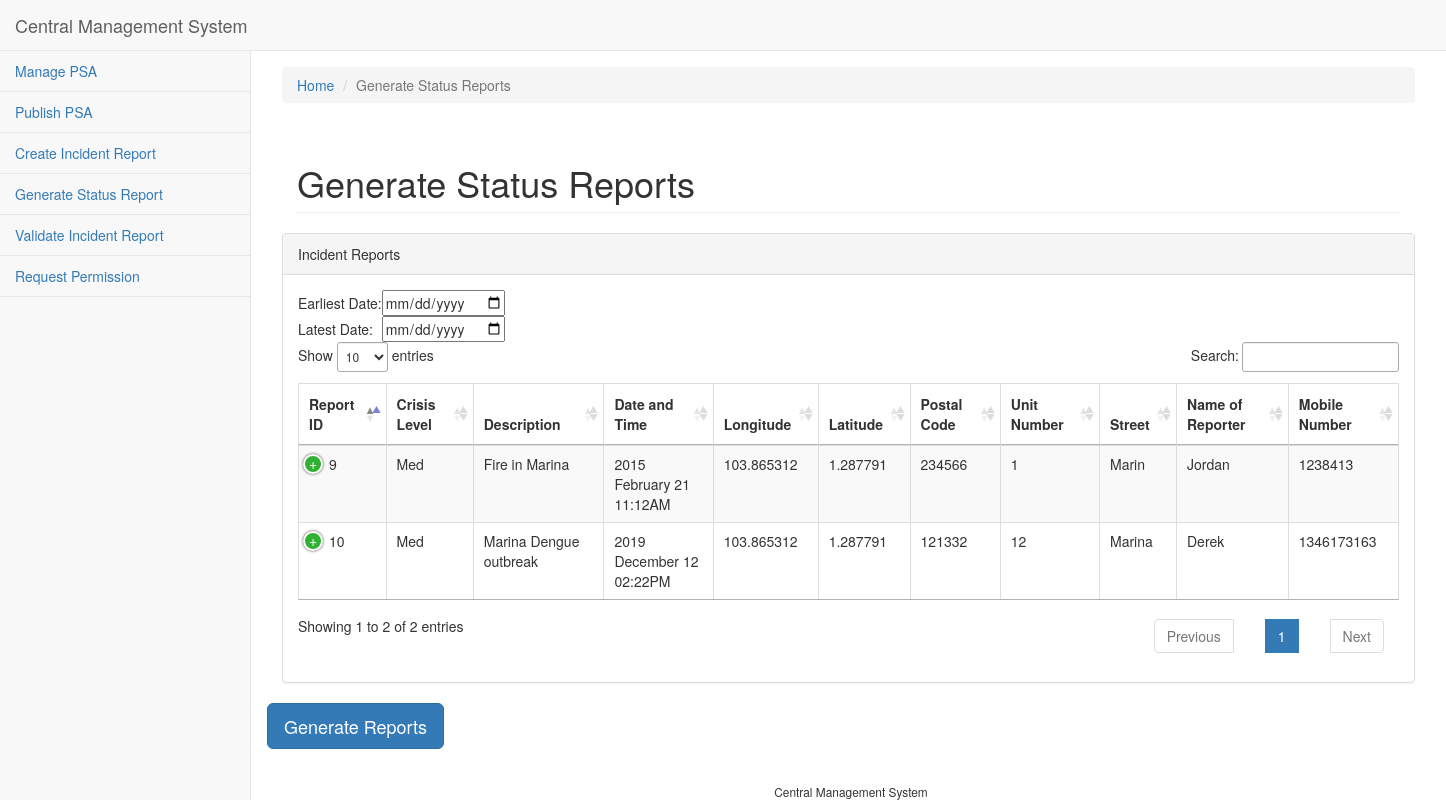
Page /reports/status/ on the committed database.
### scse_cz3003_2018_s1_cms_app/models.py (models this page shows)
class IncidentReport(models.Model):
    id = models.AutoField(primary_key=True)
    name = models.CharField(max_length=128)
    mobile_number = models.IntegerField()
    description = models.CharField(max_length=128)
    date_time = models.DateTimeField()
    postal_code = models.CharField(max_length=128)
    unit_number = models.CharField(max_length=128)
    street = models.CharField(max_length=128)
    longitude = models.DecimalField(max_digits=9, decimal_places=6)
    latitude = models.DecimalField(max_digits=8, decimal_places=6)
    crisis_level = models.ForeignKey(CrisisLevel, on_delete=models.PROTECT)
    source = models.ForeignKey(Source, on_delete=models.PROTECT)
    validated = models.CharField(default='unseen', max_length=128)

class CrisisLevel(models.Model):
    id = models.AutoField(primary_key=True)
    name = models.CharField(max_length=128, unique=True)

### scse_cz3003_2018_s1_cms_app/views/reports.py (the view)
# urls.py: path('reports/status/', reports.generate_statusreport, name='generate_statusreport'),
def generate_statusreport(request):
    all_incident_reports = IncidentReport.objects.values()
    for ir in all_incident_reports:
        dt = ir['date_time']
        ir['date'] = dt.strftime("%Y-%m-%d")
        ir['date_time'] = dt.strftime("%Y %B %d %I:%M%p")
        ir['mobile_number'] = str(ir['mobile_number'])
        ir['longitude'] = str(ir['longitude'])
        ir['latitude'] = str(ir['latitude'])
        ir['crisis_level_id'] = CrisisLevel.objects.get(id=ir['crisis_level_id']).name
        ir['source_id'] = Source.objects.get(id=ir['source_id']).name
    return render(request, 'reports/generate_statusreports.html', {
        'page_name': 'Generate Status Reports',
        'all_incident_reports': all_incident_reports
    })

### templates/reports/generate_statusreports.html (shortened to what this page needs)
{% extends 'base.html' %}
{% block page_stylesheets %}
    <link href="/static/sb_admin_2/vendor/datatables-plugins/dataTables.bootstrap.css" rel="stylesheet">
    <link href="/static/sb_admin_2/vendor/datatables-responsive/dataTables.responsive.css" rel="stylesheet">
    <link href="https://cdn.datatables.net/1.10.19/css/jquery.dataTables.min.css" rel="stylesheet">
{% endblock page_stylesheets %}
{% block breadcrumb %}
    <li class="breadcrumb-item"><a href="/">Home</a></li>
    <li class="breadcrumb-item active">{{ page_name }}</li>
{% endblock breadcrumb %}
{% block content %}
    <div class="col-md-12" >
        <h1 class="page-header">{{ page_name }}</h1>
    </div>
    <div id="table-data" class="row">
        <div class="col-lg-12">
            <div class="panel panel-default">
                <div class="panel-heading">
                    Incident Reports
                </div>
                <div class="panel-body">
                    <table border="0" cellspacing="5" cellpadding="5">
                        <tbody>
                            <tr>
                                <td>Earliest Date:</td>
                                <td><input type="date" id="min" name="min"></td>
                            </tr>
                            <tr>
                                <td>Latest Date:</td>
                                <td><input type="date" id="max" name="max"></td>
                            </tr>
                        </tbody>
                    </table>
                    <table width="100%" class="table table-striped table-bordered table-hover" id="table-incidentreports">
                        <thead>
                            <tr>
                                <th>Report ID</th>
                                <th>Crisis Level</th>
                                <th>Description</th>
                                <th>Date and Time</th>
                                <th>Longitude</th>
                                <th>Latitude</th>
                                <th>Postal Code</th>
                                <th>Unit Number</th>
                                <th>Street</th>
                                <th>Name of Reporter</th>
                                <th>Mobile Number</th>
                            </tr>
                        </thead>
                        <tbody id = 'tabledata'>
                            {% for ir in all_incident_reports %}
                                <tr id="{{ ir.date }}">
                                    <td>{{ ir.id }}</td>
                                    <td>{{ ir.crisis_level_id }}</td>
                                    <td>{{ ir.description }}</td>
                                    <td>{{ ir.date_time }}</td>
                                    <td>{{ ir.longitude }}</td>
                                    <td>{{ ir.latitude }}</td>
                                    <td>{{ ir.postal_code }}</td>
                                    <td>{{ ir.unit_number }}</td>
                                    <td>{{ ir.street }}</td>
                                    <td>{{ ir.name }}</td>
                                    <td>{{ ir.mobile_number }}</td>
                                </tr>
                            {% endfor %}
                        </tbody>
                    </table>
                </div>
            </div>
        </div>
        <button id="generate_btn" class="btn btn-primary btn-lg"  type="submit" onclick="return confirmSubmission();">
            Generate Reports
        </button>
    </div>
{% endblock content %}

### rows in the picture
IncidentReport: id "9", crisis_level_id "Med", description "Fire in Marina", date_time "2015 February 21 11:12AM", longitude "103.865312", latitude "1.287791", postal_code "234566", unit_number "1", street "Marin", name "Jordan", mobile_number "1238413"
IncidentReport: id "10", crisis_level_id "Med", description "Marina Dengue outbreak", date_time "2019 December 12 02:22PM", longitude "103.865312", latitude "1.287791", postal_code "121332", unit_number "12", street "Marina", name "Derek", mobile_number "1346173163"

### other values in the picture
{{ page_name }} "Generate Status Reports"
